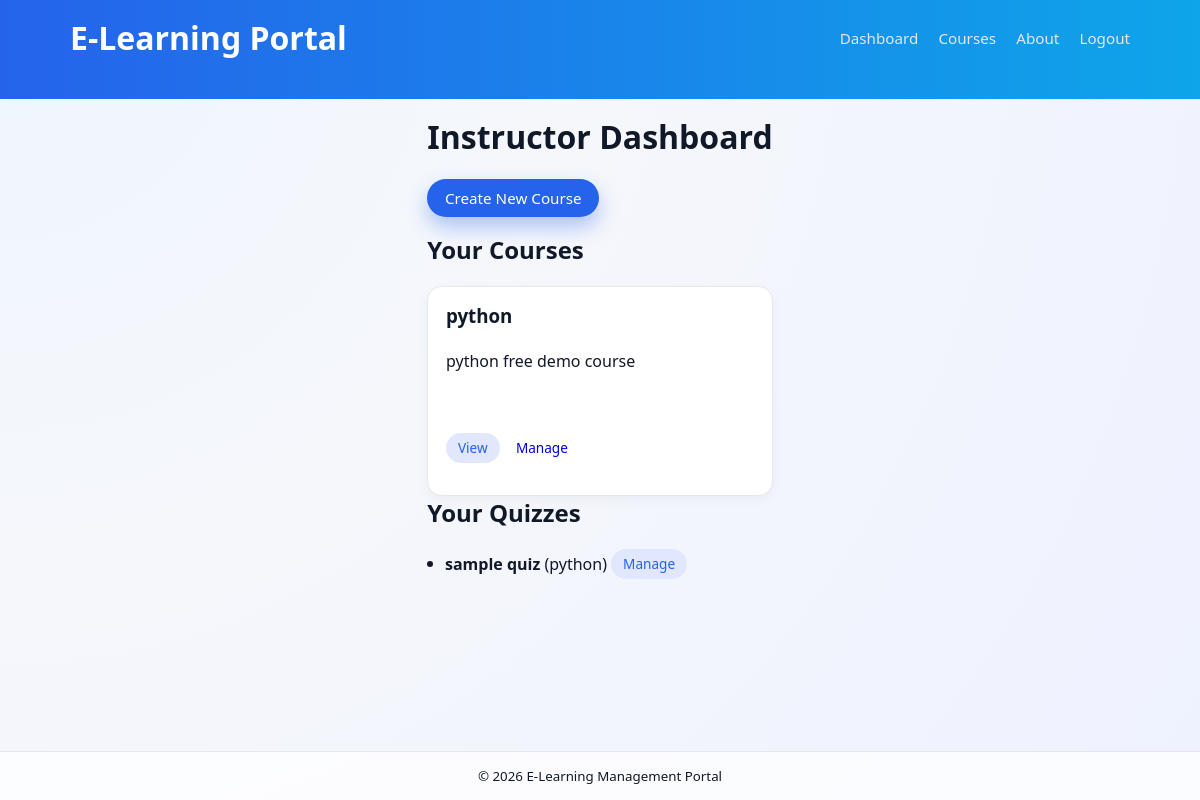
/dashboard (signed in), run on an earlier commit of the app's database.
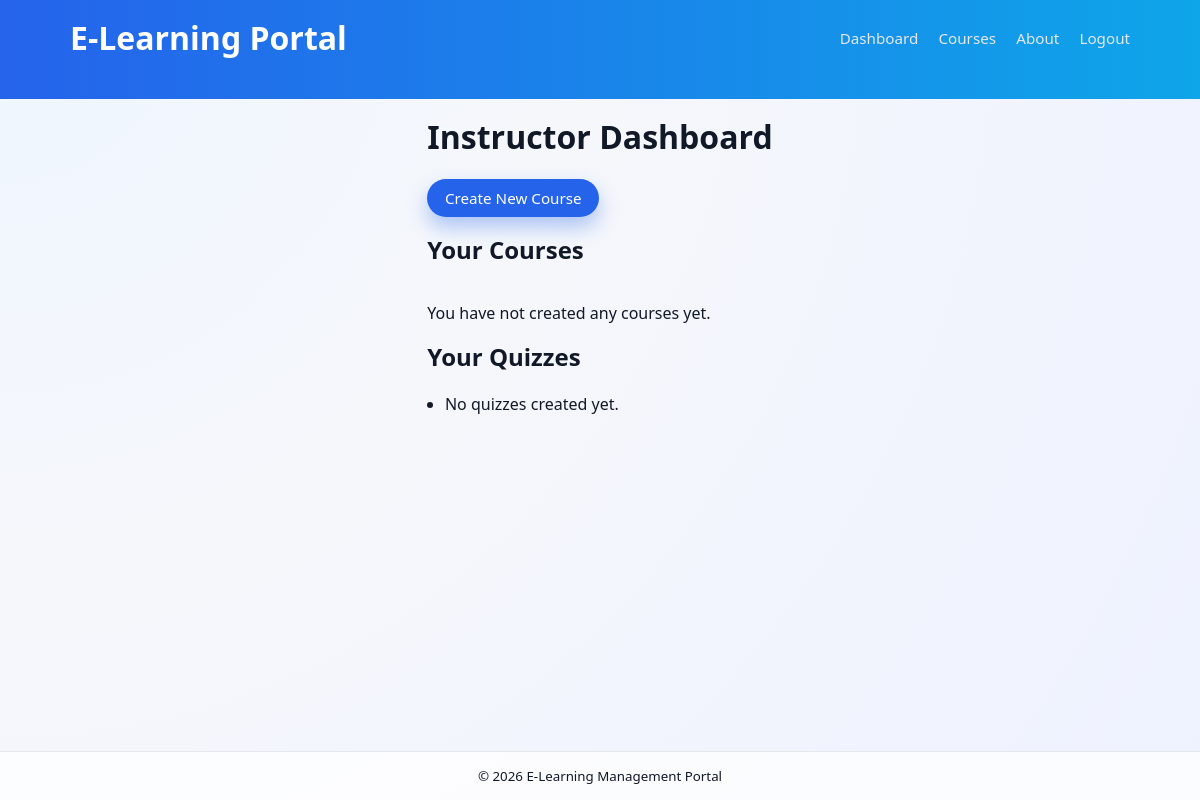
And on a later commit of the database.
### main.py (models this page shows)
class Course(db.Model):
    id = db.Column(db.Integer, primary_key=True)
    title = db.Column(db.String(150), nullable=False)
    description = db.Column(db.Text, nullable=True)
    created_at = db.Column(db.DateTime, default=datetime.utcnow)
    instructor_id = db.Column(db.Integer, db.ForeignKey("user.id"), nullable=False)
    contents = db.relationship("Content", backref="course", lazy=True, cascade="all, delete-orphan")
    quizzes = db.relationship("Quiz", backref="course", lazy=True, cascade="all, delete-orphan")
    enrollments = db.relationship("Enrollment", backref="course", lazy=True, cascade="all, delete-orphan")

class Quiz(db.Model):
    id = db.Column(db.Integer, primary_key=True)
    course_id = db.Column(db.Integer, db.ForeignKey("course.id"), nullable=False)
    title = db.Column(db.String(150), nullable=False)
    created_at = db.Column(db.DateTime, default=datetime.utcnow)
    questions = db.relationship("Question", backref="quiz", lazy=True, cascade="all, delete-orphan")
    attempts = db.relationship("Attempt", backref="quiz", lazy=True, cascade="all, delete-orphan")

### main.py (the view, shortened to what this page needs)
    @app.route("/dashboard")
    @login_required
    def dashboard():
        if current_user.is_instructor():
            courses = Course.query.filter_by(instructor_id=current_user.id).all()
            quizzes = Quiz.query.join(Course).filter(Course.instructor_id == current_user.id).all()
            return render_template("dashboard_instructor.html", courses=courses, quizzes=quizzes)

### main.py (called while the page is built)
@login_manager.user_loader
def load_user(user_id: str) -> User | None:
    return db.session.get(User, int(user_id))

    def is_instructor(self) -> bool:
        return self.role == "instructor"

### templates/dashboard_instructor.html (shortened to what this page needs)
{% extends "base.html" %}
{% block content %}
<h1>Instructor Dashboard</h1>
<section class="toolbar">
    <a href="{{ url_for('create_course') }}" class="btn primary">Create New Course</a>
</section>
<section>
    <h2>Your Courses</h2>
    <div class="cards">
        {% for course in courses %}
            <article class="card">
                <h3>{{ course.title }}</h3>
                <p class="card-desc">{{ course.description or "No description." }}</p>
                <div class="toolbar">
                    <a class="btn small secondary" href="{{ url_for('course_detail', course_id=course.id) }}">View</a>
                    <a class="btn small" href="{{ url_for('course_detail', course_id=course.id) }}">Manage</a>
                </div>
            </article>
        {% else %}
            <p>You have not created any courses yet.</p>
        {% endfor %}
    </div>
</section>
<section>
    <h2>Your Quizzes</h2>
    <ul class="list">
        {% for quiz in quizzes %}
            <li>
                <strong>{{ quiz.title }}</strong> ({{ quiz.course.title }})
                <a class="btn small secondary" href="{{ url_for('course_detail', course_id=quiz.course.id) }}">Manage</a>
            </li>
        {% else %}
            <li>No quizzes created yet.</li>
        {% endfor %}
    </ul>
</section>
{% endblock %}

What changed in the data, as far as the page shows it:
removed Course: title "python", description "python free demo course"
no longer on this page (row unchanged): Quiz: title "sample quiz", course "python"
Also different on the page:
text now shown: "You have not created any courses yet. No quizzes created yet."
